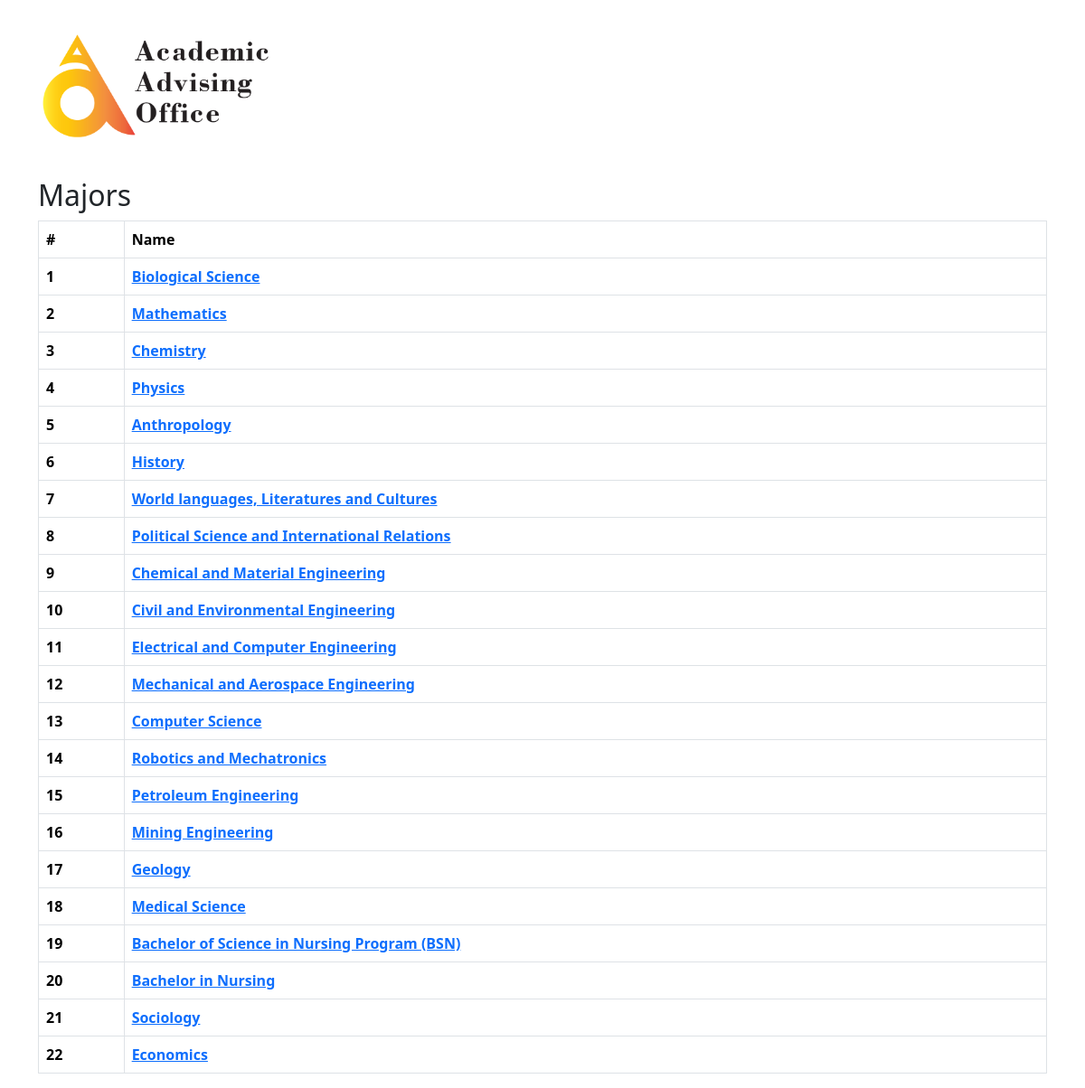
The page / on the database its author committed.
### DegreeAudit/models.py (models this page shows, shortened)
class UGMajor(models.Model):
    name = models.CharField(max_length=500, null=False)
    class Meta:
        db_table = "da_ug_major"

### DegreeAudit/views.py (the view)
# urls.py: path('', views.index, name="index"),
def index(request):
    ug_programs = UGMajor.objects.all()
    return render(request, "../templates/index.html", context={"ug_programs": ug_programs, "logo": logo})

### DegreeAudit/templatetags/filters.py (called while the page is built)
@register.simple_tag
def increment(v):
    return v + 1

### templates/index.html (shortened to what this page needs)
{% extends 'base.html' %}
{% load filters %}
{% block head %}
    {% load bootstrap5 %}
    {% bootstrap_css %}
{% endblock %}
{% block body %}
	<div class="container">
        <a href="https://aao.nu.edu.kz/" target="_blank">
            {{ logo|safe }}
        </a>
        <h2>Majors</h2>
        <table class="table table-bordered">
            <thead>
                <tr>
                    <th scope="col">#</th>
                    <th scope="col">Name</th>
                </tr>
            </thead>
            <tbody>
                {% with 1 as i %}
                	{% for program in ug_programs %}
                		<tr>
                            <th scope="row">{{ i }}</th>
                            <th><a href="audit/{{ program.id }}">{{ program.name }}</a></th>
                        </tr>
                        {% increment i as i %}
                	{% endfor %}
                {% endwith %}
            </tbody>
        </table>
    </div>
{% endblock %}

### templates/base.html (shortened to what this page needs)
{% load static %}
<!DOCTYPE html>
<html lang="en">
<head>
    {% load bootstrap5 %}
    {% bootstrap_css %}
    {% block head %}
    {% endblock %}
</head>
<body>
    {% block body %}
    {% endblock %}
</body>
</html>

### rows shown on the page
UGMajor: id "1", name "Biological Science"
UGMajor: id "2", name "Mathematics"
UGMajor: id "3", name "Chemistry"
UGMajor: id "4", name "Physics"
UGMajor: id "5", name "Anthropology"
UGMajor: id "6", name "History"
UGMajor: id "7", name "World languages, Literatures and Cultures"
UGMajor: id "8", name "Political Science and International Relations"
UGMajor: id "9", name "Chemical and Material Engineering"
UGMajor: id "10", name "Civil and Environmental Engineering"
UGMajor: id "11", name "Electrical and Computer Engineering"
UGMajor: id "12", name "Mechanical and Aerospace Engineering"
UGMajor: id "13", name "Computer Science"
UGMajor: id "14", name "Robotics and Mechatronics"
UGMajor: id "15", name "Petroleum Engineering"
UGMajor: id "16", name "Mining Engineering"
UGMajor: id "17", name "Geology"
UGMajor: id "18", name "Medical Science"
UGMajor: id "19", name "Bachelor of Science in Nursing Program (BSN)"
UGMajor: id "20", name "Bachelor in Nursing"
UGMajor: id "21", name "Sociology"
UGMajor: id "22", name "Economics"
